Frame 1 (no input): blank canvas, image omitted
Frame 60 (the mouse pressed at the canvas centre just before this capture): blank canvas, image omitted
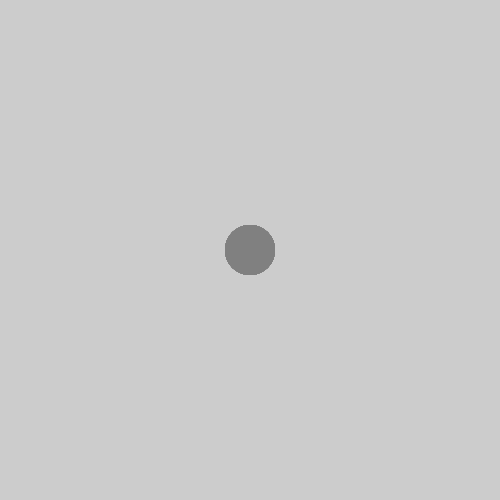
Frame 120 (the mouse held since frame 60 and released just before this capture)

The Processing sketch whose frames 1 and 60 were blank and that drew this single picture after the mouse press (run headless with seeded random() and noise(); from frame 60 on, the mouse is pressed at the canvas centre):

// Processing sketch: ifanimation4
// ── ifanimation4.pde
// Using mouse position
/// src: https://openprocessing.org/sketch/825836/

void setup()
{
     size(500,500);
     noStroke();
}

void draw()
{     
     if(mousePressed)
     {
       if(mouseButton == LEFT)
       {
            fill(255,255,255);
       }  
       else 
       {
            fill(128,128,128);
       }
       
       ellipse(mouseX,mouseY,50,50);
		 }
}

/// @date 2026 ( → https://github.com/borkowsk/bookProcessingEN)
